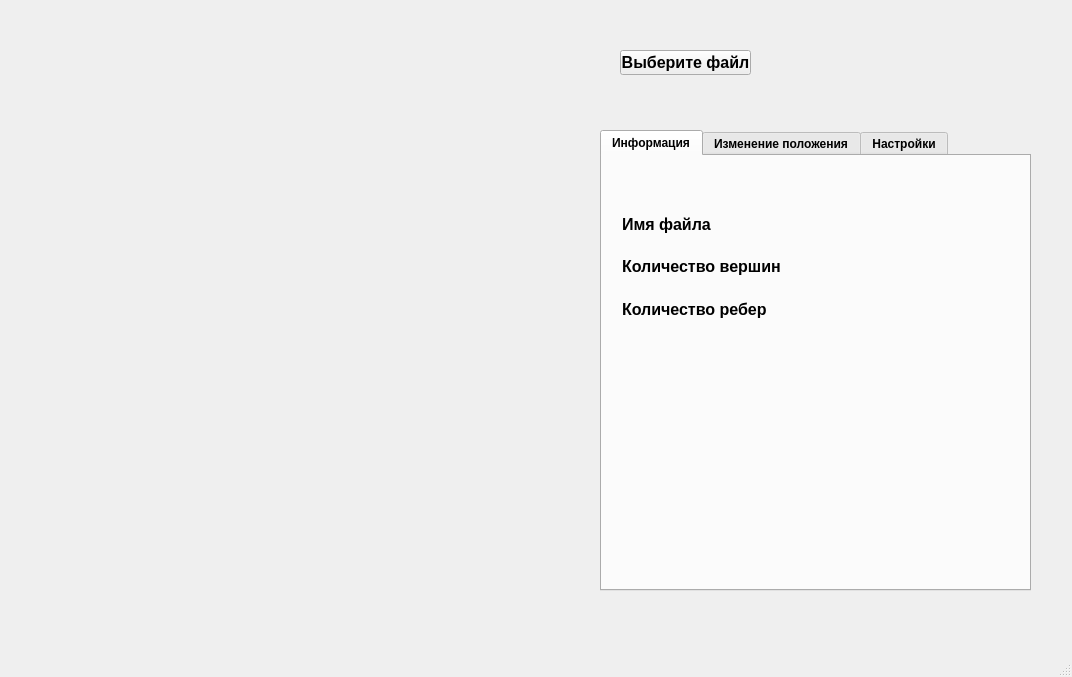
<?xml version="1.0" encoding="UTF-8"?>
<ui version="4.0">
 <class>MainWindow</class>
 <widget class="QMainWindow" name="MainWindow">
  <property name="geometry">
   <rect>
    <x>0</x>
    <y>0</y>
    <width>1072</width>
    <height>677</height>
   </rect>
  </property>
  <property name="windowTitle">
   <string>MainWindow</string>
  </property>
  <widget class="QWidget" name="centralwidget">
   <widget class="QPushButton" name="pushButton_file">
    <property name="geometry">
     <rect>
      <x>620</x>
      <y>50</y>
      <width>131</width>
      <height>25</height>
     </rect>
    </property>
    <property name="font">
     <font>
      <pointsize>12</pointsize>
      <bold>true</bold>
     </font>
    </property>
    <property name="text">
     <string>Выберите файл</string>
    </property>
   </widget>
   <widget class="QLabel" name="error_file">
    <property name="geometry">
     <rect>
      <x>620</x>
      <y>90</y>
      <width>361</width>
      <height>17</height>
     </rect>
    </property>
    <property name="font">
     <font>
      <pointsize>12</pointsize>
      <italic>false</italic>
      <bold>true</bold>
     </font>
    </property>
    <property name="text">
     <string/>
    </property>
   </widget>
   <widget class="GlView" name="view_window" native="true">
    <property name="geometry">
     <rect>
      <x>19</x>
      <y>9</y>
      <width>561</width>
      <height>591</height>
     </rect>
    </property>
   </widget>
   <widget class="QTabWidget" name="tabWidget">
    <property name="geometry">
     <rect>
      <x>600</x>
      <y>130</y>
      <width>431</width>
      <height>461</height>
     </rect>
    </property>
    <property name="font">
     <font>
      <bold>true</bold>
     </font>
    </property>
    <property name="currentIndex">
     <number>0</number>
    </property>
    <property name="usesScrollButtons">
     <bool>true</bool>
    </property>
    <property name="tabsClosable">
     <bool>false</bool>
    </property>
    <property name="movable">
     <bool>false</bool>
    </property>
    <property name="tabBarAutoHide">
     <bool>false</bool>
    </property>
    <widget class="QWidget" name="tab_info">
     <attribute name="title">
      <string>Информация</string>
     </attribute>
     <widget class="QWidget" name="gridLayoutWidget">
      <property name="geometry">
       <rect>
        <x>20</x>
        <y>50</y>
        <width>391</width>
        <height>121</height>
       </rect>
      </property>
      <layout class="QGridLayout" name="gridLayout">
       <item row="1" column="0">
        <widget class="QLabel" name="label_3">
         <property name="font">
          <font>
           <pointsize>12</pointsize>
           <bold>true</bold>
          </font>
         </property>
         <property name="text">
          <string>Количество вершин</string>
         </property>
        </widget>
       </item>
       <item row="0" column="0">
        <widget class="QLabel" name="label_2">
         <property name="font">
          <font>
           <pointsize>12</pointsize>
           <bold>true</bold>
          </font>
         </property>
         <property name="text">
          <string>Имя файла</string>
         </property>
        </widget>
       </item>
       <item row="2" column="0">
        <widget class="QLabel" name="label_4">
         <property name="font">
          <font>
           <pointsize>12</pointsize>
           <bold>true</bold>
          </font>
         </property>
         <property name="text">
          <string>Количество ребер</string>
         </property>
        </widget>
       </item>
       <item row="0" column="1">
        <widget class="QLabel" name="file_name">
         <property name="font">
          <font>
           <pointsize>12</pointsize>
           <bold>true</bold>
          </font>
         </property>
         <property name="text">
          <string/>
         </property>
        </widget>
       </item>
       <item row="1" column="1">
        <widget class="QLabel" name="count_vertices">
         <property name="font">
          <font>
           <pointsize>12</pointsize>
           <bold>true</bold>
          </font>
         </property>
         <property name="text">
          <string/>
         </property>
        </widget>
       </item>
       <item row="2" column="1">
        <widget class="QLabel" name="count_edges">
         <property name="font">
          <font>
           <pointsize>12</pointsize>
           <bold>true</bold>
          </font>
         </property>
         <property name="text">
          <string/>
         </property>
        </widget>
       </item>
      </layout>
     </widget>
    </widget>
    <widget class="QWidget" name="tab_changes">
     <attribute name="title">
      <string>Изменение положения</string>
     </attribute>
     <widget class="QLabel" name="error_xyz_scale">
      <property name="geometry">
       <rect>
        <x>70</x>
        <y>300</y>
        <width>261</width>
        <height>17</height>
       </rect>
      </property>
      <property name="font">
       <font>
        <pointsize>12</pointsize>
        <italic>false</italic>
        <bold>true</bold>
       </font>
      </property>
      <property name="text">
       <string/>
      </property>
     </widget>
     <widget class="QWidget" name="gridLayoutWidget_2">
      <property name="geometry">
       <rect>
        <x>30</x>
        <y>30</y>
        <width>321</width>
        <height>80</height>
       </rect>
      </property>
      <layout class="QGridLayout" name="gridLayout_2">
       <item row="0" column="1">
        <widget class="QLineEdit" name="x_move">
         <property name="text">
          <string>0</string>
         </property>
        </widget>
       </item>
       <item row="0" column="2">
        <widget class="QLabel" name="label_y">
         <property name="font">
          <font>
           <pointsize>12</pointsize>
           <bold>true</bold>
          </font>
         </property>
         <property name="text">
          <string>Y</string>
         </property>
        </widget>
       </item>
       <item row="0" column="4">
        <widget class="QLabel" name="label_z">
         <property name="font">
          <font>
           <pointsize>12</pointsize>
           <bold>true</bold>
          </font>
         </property>
         <property name="text">
          <string>Z</string>
         </property>
        </widget>
       </item>
       <item row="0" column="0">
        <widget class="QLabel" name="label_x">
         <property name="font">
          <font>
           <pointsize>12</pointsize>
           <bold>true</bold>
          </font>
         </property>
         <property name="text">
          <string>X</string>
         </property>
        </widget>
       </item>
       <item row="0" column="3">
        <widget class="QLineEdit" name="y_move">
         <property name="text">
          <string>0</string>
         </property>
        </widget>
       </item>
       <item row="0" column="5">
        <widget class="QLineEdit" name="z_move">
         <property name="text">
          <string>0</string>
         </property>
        </widget>
       </item>
      </layout>
     </widget>
     <widget class="QPushButton" name="pushButton_move">
      <property name="geometry">
       <rect>
        <x>130</x>
        <y>100</y>
        <width>131</width>
        <height>25</height>
       </rect>
      </property>
      <property name="font">
       <font>
        <pointsize>12</pointsize>
        <bold>true</bold>
       </font>
      </property>
      <property name="text">
       <string>Переместить</string>
      </property>
     </widget>
     <widget class="QPushButton" name="pushButton_scale">
      <property name="geometry">
       <rect>
        <x>200</x>
        <y>260</y>
        <width>141</width>
        <height>25</height>
       </rect>
      </property>
      <property name="font">
       <font>
        <pointsize>12</pointsize>
        <bold>true</bold>
       </font>
      </property>
      <property name="text">
       <string>Масштабировать</string>
      </property>
     </widget>
     <widget class="QLineEdit" name="scale">
      <property name="geometry">
       <rect>
        <x>60</x>
        <y>260</y>
        <width>131</width>
        <height>25</height>
       </rect>
      </property>
      <property name="text">
       <string>1</string>
      </property>
     </widget>
     <widget class="QPushButton" name="pushButton_rotate">
      <property name="geometry">
       <rect>
        <x>130</x>
        <y>210</y>
        <width>131</width>
        <height>25</height>
       </rect>
      </property>
      <property name="font">
       <font>
        <pointsize>12</pointsize>
        <bold>true</bold>
       </font>
      </property>
      <property name="text">
       <string>Повернуть</string>
      </property>
     </widget>
     <widget class="QWidget" name="gridLayoutWidget_3">
      <property name="geometry">
       <rect>
        <x>30</x>
        <y>140</y>
        <width>321</width>
        <height>80</height>
       </rect>
      </property>
      <layout class="QGridLayout" name="gridLayout_3">
       <item row="0" column="1">
        <widget class="QLineEdit" name="x_rotate">
         <property name="text">
          <string>0</string>
         </property>
        </widget>
       </item>
       <item row="0" column="2">
        <widget class="QLabel" name="label_y_2">
         <property name="font">
          <font>
           <pointsize>12</pointsize>
           <bold>true</bold>
          </font>
         </property>
         <property name="text">
          <string>Y</string>
         </property>
        </widget>
       </item>
       <item row="0" column="4">
        <widget class="QLabel" name="label_z_2">
         <property name="font">
          <font>
           <pointsize>12</pointsize>
           <bold>true</bold>
          </font>
         </property>
         <property name="text">
          <string>Z</string>
         </property>
        </widget>
       </item>
       <item row="0" column="0">
        <widget class="QLabel" name="label_x_2">
         <property name="font">
          <font>
           <pointsize>12</pointsize>
           <bold>true</bold>
          </font>
         </property>
         <property name="text">
          <string>X</string>
         </property>
        </widget>
       </item>
       <item row="0" column="3">
        <widget class="QLineEdit" name="y_rotate">
         <property name="text">
          <string>0</string>
         </property>
        </widget>
       </item>
       <item row="0" column="5">
        <widget class="QLineEdit" name="z_rotate">
         <property name="text">
          <string>0</string>
         </property>
        </widget>
       </item>
      </layout>
     </widget>
    </widget>
    <widget class="QWidget" name="tab_settings">
     <attribute name="title">
      <string>Настройки</string>
     </attribute>
     <widget class="QLabel" name="label_5">
      <property name="geometry">
       <rect>
        <x>20</x>
        <y>40</y>
        <width>121</width>
        <height>36</height>
       </rect>
      </property>
      <property name="font">
       <font>
        <pointsize>12</pointsize>
        <bold>true</bold>
       </font>
      </property>
      <property name="text">
       <string>Проекция</string>
      </property>
     </widget>
     <widget class="QComboBox" name="projection_type">
      <property name="geometry">
       <rect>
        <x>110</x>
        <y>42</y>
        <width>201</width>
        <height>31</height>
       </rect>
      </property>
      <property name="font">
       <font>
        <pointsize>12</pointsize>
        <bold>true</bold>
       </font>
      </property>
      <item>
       <property name="text">
        <string>Центральная</string>
       </property>
      </item>
      <item>
       <property name="text">
        <string>Параллельная</string>
       </property>
      </item>
     </widget>
     <widget class="QLabel" name="label_6">
      <property name="geometry">
       <rect>
        <x>20</x>
        <y>90</y>
        <width>121</width>
        <height>36</height>
       </rect>
      </property>
      <property name="font">
       <font>
        <pointsize>12</pointsize>
        <bold>true</bold>
       </font>
      </property>
      <property name="text">
       <string>Ребра</string>
      </property>
     </widget>
     <widget class="QLabel" name="label_7">
      <property name="geometry">
       <rect>
        <x>110</x>
        <y>90</y>
        <width>121</width>
        <height>36</height>
       </rect>
      </property>
      <property name="font">
       <font>
        <pointsize>12</pointsize>
        <bold>true</bold>
       </font>
      </property>
      <property name="text">
       <string>Толщина</string>
      </property>
     </widget>
     <widget class="QComboBox" name="line_type">
      <property name="geometry">
       <rect>
        <x>280</x>
        <y>132</y>
        <width>141</width>
        <height>31</height>
       </rect>
      </property>
      <property name="font">
       <font>
        <pointsize>12</pointsize>
        <bold>true</bold>
       </font>
      </property>
      <item>
       <property name="text">
        <string>Сплошная</string>
       </property>
      </item>
      <item>
       <property name="text">
        <string>Пунктирная</string>
       </property>
      </item>
     </widget>
     <widget class="QLabel" name="label_8">
      <property name="geometry">
       <rect>
        <x>110</x>
        <y>130</y>
        <width>121</width>
        <height>36</height>
       </rect>
      </property>
      <property name="font">
       <font>
        <pointsize>12</pointsize>
        <bold>true</bold>
       </font>
      </property>
      <property name="text">
       <string>Тип линии</string>
      </property>
     </widget>
     <widget class="QComboBox" name="vertices_type">
      <property name="geometry">
       <rect>
        <x>280</x>
        <y>220</y>
        <width>141</width>
        <height>31</height>
       </rect>
      </property>
      <property name="font">
       <font>
        <pointsize>12</pointsize>
        <bold>true</bold>
       </font>
      </property>
      <item>
       <property name="text">
        <string>Отсутствует</string>
       </property>
      </item>
      <item>
       <property name="text">
        <string>Круг</string>
       </property>
      </item>
      <item>
       <property name="text">
        <string>Квадрат</string>
       </property>
      </item>
     </widget>
     <widget class="QLabel" name="label_9">
      <property name="geometry">
       <rect>
        <x>110</x>
        <y>218</y>
        <width>171</width>
        <height>36</height>
       </rect>
      </property>
      <property name="font">
       <font>
        <pointsize>12</pointsize>
        <bold>true</bold>
       </font>
      </property>
      <property name="text">
       <string>Способ отображения</string>
      </property>
     </widget>
     <widget class="QLabel" name="label_10">
      <property name="geometry">
       <rect>
        <x>20</x>
        <y>180</y>
        <width>121</width>
        <height>36</height>
       </rect>
      </property>
      <property name="font">
       <font>
        <pointsize>12</pointsize>
        <bold>true</bold>
       </font>
      </property>
      <property name="text">
       <string>Вершины</string>
      </property>
     </widget>
     <widget class="QLabel" name="label_11">
      <property name="geometry">
       <rect>
        <x>110</x>
        <y>180</y>
        <width>121</width>
        <height>36</height>
       </rect>
      </property>
      <property name="font">
       <font>
        <pointsize>12</pointsize>
        <bold>true</bold>
       </font>
      </property>
      <property name="text">
       <string>Размер</string>
      </property>
     </widget>
     <widget class="QComboBox" name="width_edge">
      <property name="geometry">
       <rect>
        <x>280</x>
        <y>92</y>
        <width>141</width>
        <height>31</height>
       </rect>
      </property>
      <property name="font">
       <font>
        <pointsize>12</pointsize>
        <bold>true</bold>
       </font>
      </property>
      <item>
       <property name="text">
        <string>1</string>
       </property>
      </item>
      <item>
       <property name="text">
        <string>2</string>
       </property>
      </item>
      <item>
       <property name="text">
        <string>3</string>
       </property>
      </item>
      <item>
       <property name="text">
        <string>4</string>
       </property>
      </item>
      <item>
       <property name="text">
        <string>5</string>
       </property>
      </item>
     </widget>
     <widget class="QComboBox" name="size_vertices">
      <property name="geometry">
       <rect>
        <x>280</x>
        <y>182</y>
        <width>141</width>
        <height>31</height>
       </rect>
      </property>
      <property name="font">
       <font>
        <pointsize>12</pointsize>
        <bold>true</bold>
       </font>
      </property>
      <item>
       <property name="text">
        <string>1</string>
       </property>
      </item>
      <item>
       <property name="text">
        <string>2</string>
       </property>
      </item>
      <item>
       <property name="text">
        <string>3</string>
       </property>
      </item>
      <item>
       <property name="text">
        <string>4</string>
       </property>
      </item>
      <item>
       <property name="text">
        <string>5</string>
       </property>
      </item>
     </widget>
    </widget>
   </widget>
  </widget>
  <widget class="QMenuBar" name="menubar">
   <property name="geometry">
    <rect>
     <x>0</x>
     <y>0</y>
     <width>1072</width>
     <height>22</height>
    </rect>
   </property>
  </widget>
  <widget class="QStatusBar" name="statusbar"/>
 </widget>
 <customwidgets>
  <customwidget>
   <class>GlView</class>
   <extends>QWidget</extends>
   <header>../../../../src/view/glview.h</header>
   <container>1</container>
  </customwidget>
 </customwidgets>
 <resources/>
 <connections/>
</ui>
